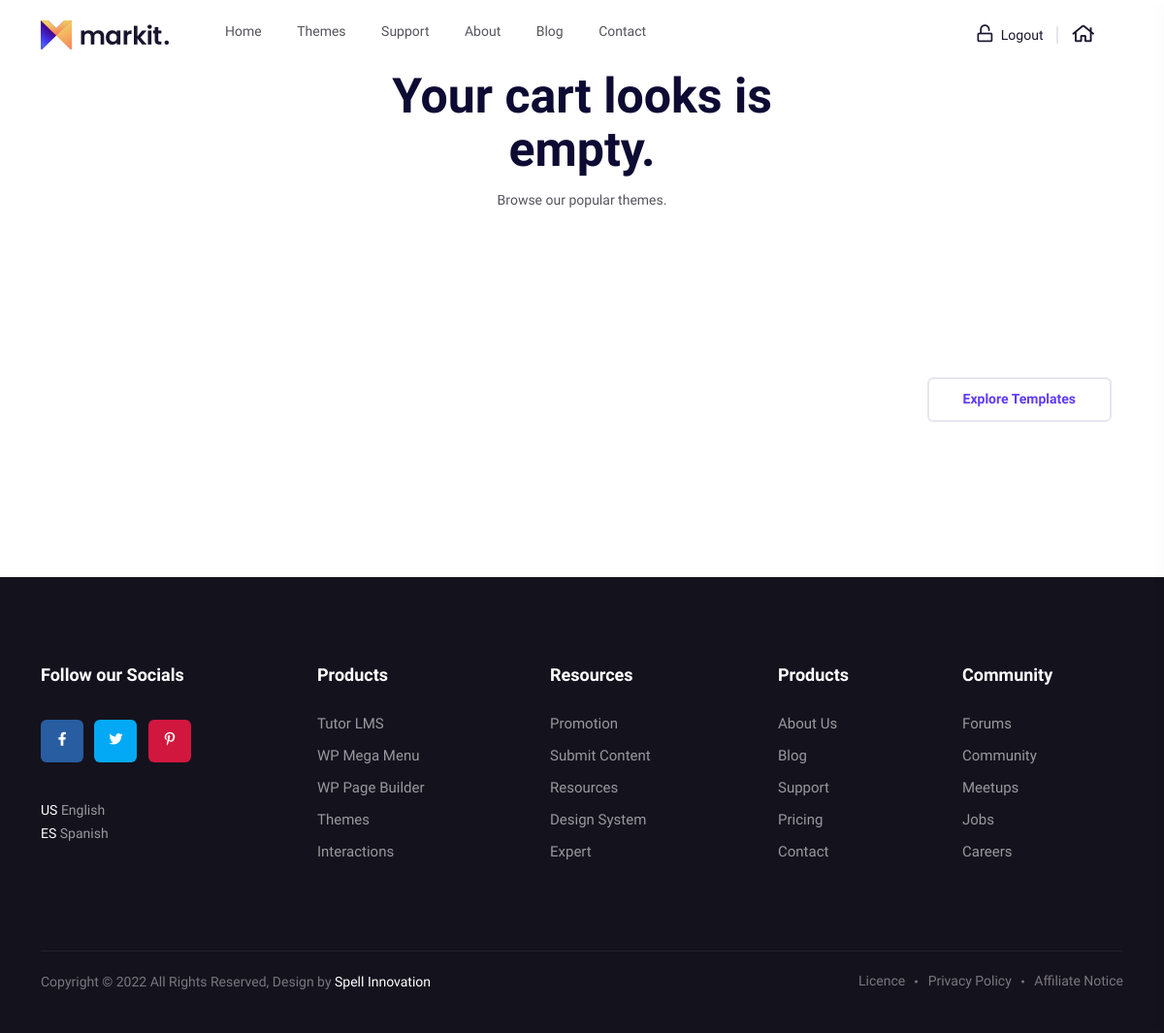
/cart/ (signed in), run on an earlier commit of the app's database.
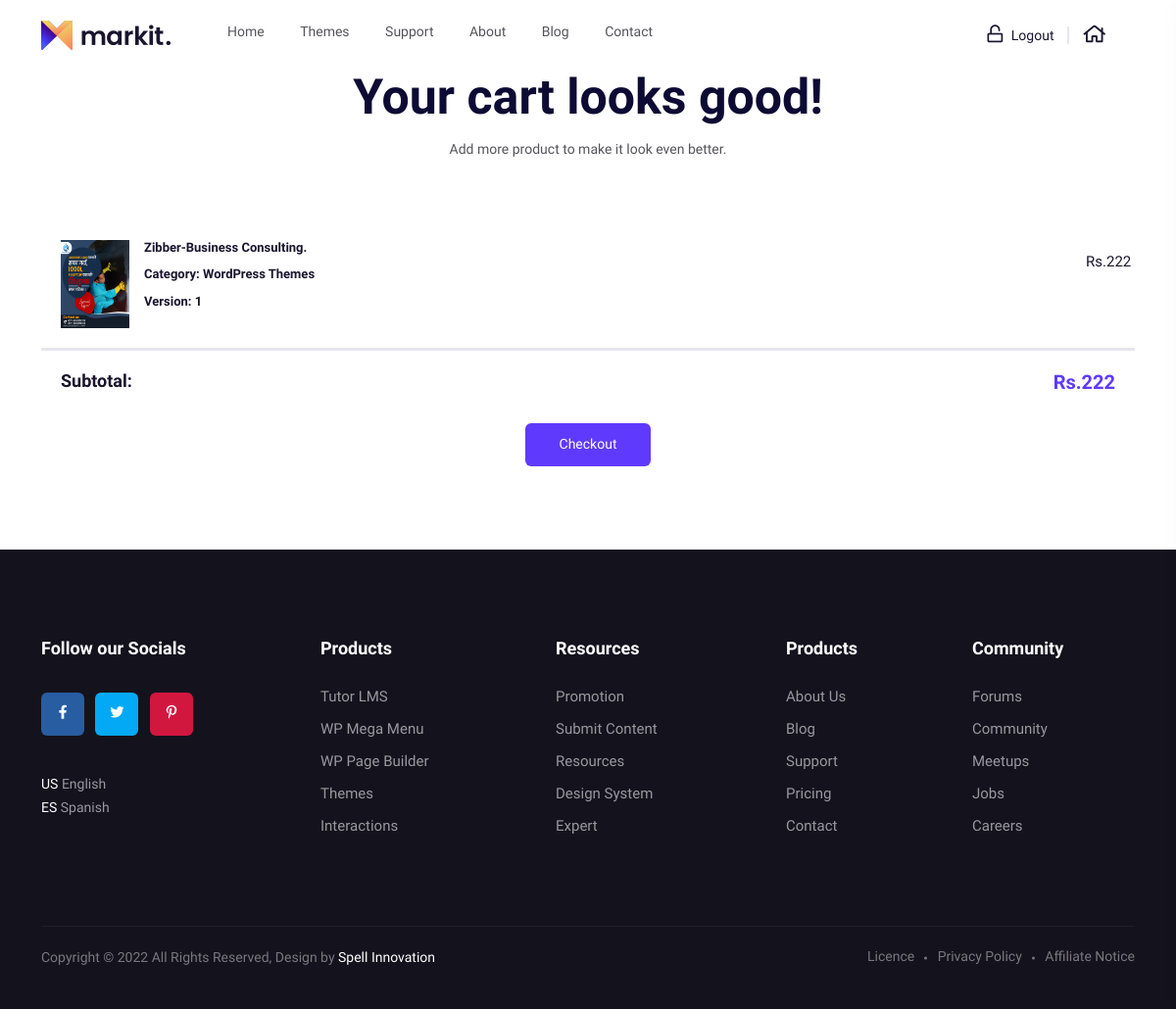
And on a later commit of the database.
### features/models.py (models this page shows, shortened)
class Cart(models.Model):
    user= models.ForeignKey(User,on_delete=models.CASCADE)
    template = models.ForeignKey(Template, on_delete=models.CASCADE)

### adminpanel/models.py (models this page shows)
class Template(models.Model):
    category = models.ForeignKey(Category, on_delete=models.CASCADE)
    sub_category = models.ForeignKey(
        SubCategory, on_delete=models.CASCADE, null=True, blank=True)
    child_category = models.ForeignKey(
        ChildCategory, on_delete=models.CASCADE, null=True, blank=True)
    template_name = models.CharField(max_length=1000)
    template_details = models.TextField()
    template_features = models.TextField()
    template_layout = models.TextField()
    template_price = models.IntegerField()
    version = models.CharField(max_length=100)
    framework = models.CharField(max_length=1000)
    template_image = models.ImageField(null=True, blank=True, upload_to='template_images/')
    template_url = models.URLField(null=True, blank=True)
    is_featured = models.BooleanField(null=True, default=0)
    created = models.DateTimeField(auto_now_add=True, null=True)
    def __str__(self):
        return self.template_name

class Category(models.Model):
    category = models.CharField(max_length=100,unique=True)
    category_image = models.ImageField(null=True, upload_to='category_images/')
    order = models.IntegerField(null=True)
    STATUS_CHOICES = (
        ('active', 'active'),
        ('inactive', 'inactive')
    )
    status = models.CharField(max_length=100, null=True, choices=STATUS_CHOICES, default='active')
    created = models.DateTimeField(auto_now_add=True, null=True)
    def __str__(self):
        return self.category

### features/views.py (the view)
# urls.py: path('cart/', views.cart, name='cart'),
@login_required
def cart(request):
    carts = Cart.objects.filter(user=request.user)
    total = 0
    for cart in carts:
        template = Template.objects.get(template_name=cart.template)
        total += template.template_price
    fet_temp=Template.objects.filter(is_featured=1)
    context= {
        'carts':carts,
        'total':total,
        'fet_temp':fet_temp
    }
    return render (request, 'cart.html',context)

### templates/cart.html (shortened to what this page needs)
{% include 'header.html' %} {{carts.template.template_name}}
<div class="container">
  {% if carts %}
  <div class="row">
    <div class="col-xxl-6 offset-xxl-3 col-xl-6 offset-xl-3">
      <div class="page__title-wrapper text-center mb-60">
        <h2 class="page__title-2">Your cart looks good!</h2>
        <p>Add more product to make it look even better.</p>
      </div>
    </div>
  </div>
  <div class="row">
    <div class="cartmini__widget">
      <div class="cartmini__inner">
        <ul>
          {% for carts in carts %}
          <li>
            <div class="cartmini__thumb">
              <a href="{% url 'theme_details' id=carts.template.id %}">
                <img src="{{carts.template.template_image.url}}" alt="" />
              </a>
            </div>
            <div class="cartmini__content">
              <h5>{{carts.template}}</h5>
              <h5>Category: {{carts.template.category}}</h5>
              <h5>Version: {{carts.template.version}}</h5>
            </div>
            <a
              href="{% url 'remove_from_cart' id=carts.template.id %}"
              class="cartmini__del"
              ><i class="fal fa-times"></i
            ></a>
            <p
              class="cartmini__del mt-20"
              style="font-size: 15px; margin-right: 15px"
            >
              Rs.{{carts.template.template_price}}
            </p>
          </li>
          {% endfor %}
        </ul>
      </div>
      <div class="cartmini__checkout">
        <div class="cartmini__checkout-title mb-30">
          <h4>Subtotal:</h4>
          <span>Rs.{{total}}</span>
        </div>
        <div class="col-xxl-12">
          <div class="category__more mt-30 text-center">
            <a href="" class="m-btn m-btn-2">  Checkout</a>
          </div>
        </div>
      </div>
    </div>
  </div>
  {% else %}
  <div class="row">
    <div class="col-xxl-6 offset-xxl-3 col-xl-6 offset-xl-3">
      <div class="page__title-wrapper text-center mb-60">
        <h2 class="page__title-2">Your cart looks is empty.</h2>
        <p>Browse our popular themes.</p>
      </div>
    </div>
  </div>
  <section class="trending__area pt-110 pb-110">
    <div class="container">
       <div class="row">
          <div class="trending__more d-flex justify-content-md-end  mb-50">
            <a href="{% url 'theme' %}" class="m-btn m-btn-border">Explore Templates</a>
         </div>
       </div>
    </div>
 </section>
  {% endif %}
</div>
{% include 'footer.html' %}

What changed in the data, as far as the page shows it:
added Cart: template.template_image (picture), template "Zibber-Business Consulting.", template.category "WordPress Themes", template.version "1", template.template_price "222"
Also different on the page:
{{ total }}: (not shown) → "222"
text no longer shown: "Your cart looks is empty. Browse our popular themes. Explore Templates"
text now shown: "Your cart looks good! Add more product to make it look even better. Subtotal: Rs. Checkout"
